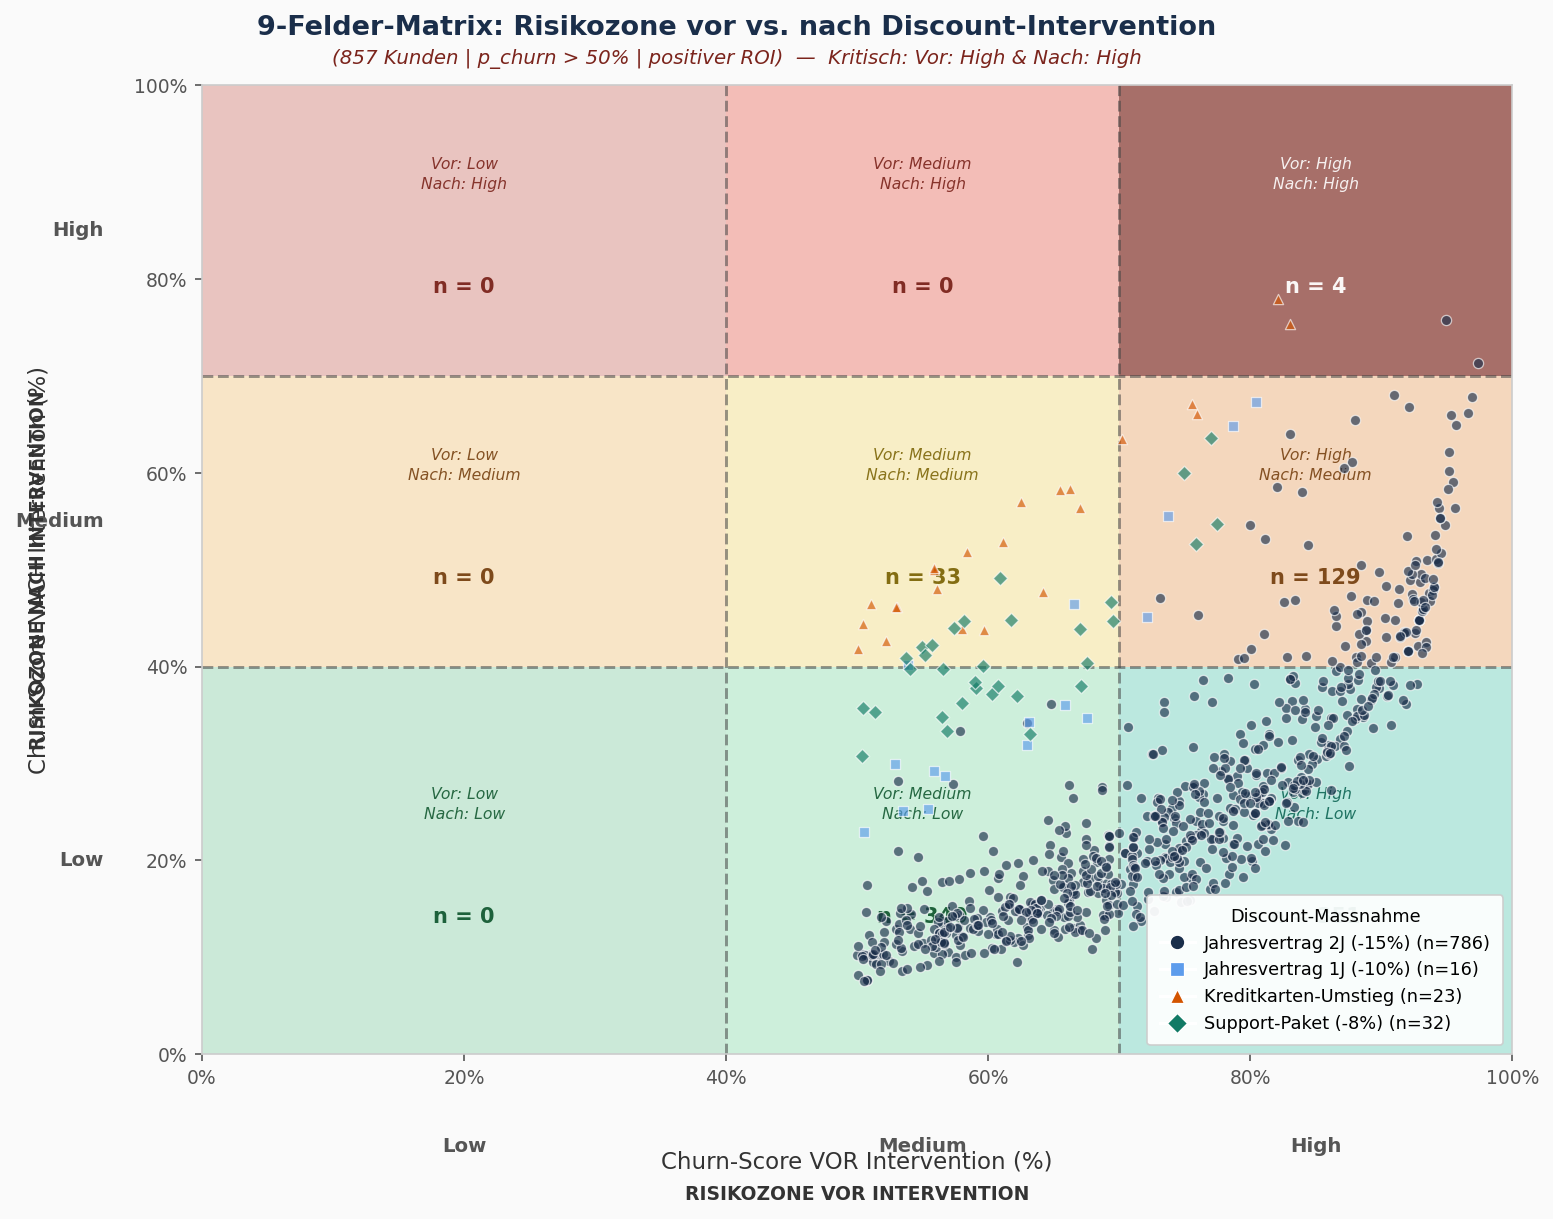

Reproduce this figure in Python.
import pandas as pd
import matplotlib.pyplot as plt
import matplotlib.patches as mpatches
from matplotlib.lines import Line2D
from pathlib import Path

BASE_DIR = Path(__file__).resolve().parent
CSV_PATH = BASE_DIR / "_Python-Analyse" / "07_Discount_Empfehlungen" / "outputs" / "discount_recommendations.csv"
OUT_PATH = BASE_DIR / "companion_chart.png"

recs = pd.read_csv(CSV_PATH)
df   = recs[(recs["p_churn_original"] > 0.5) & (recs["discount_id"] != "none")].copy()
print(f"Kunden im Chart: {len(df):,}")

LOW_MED  = 0.40
MED_HIGH = 0.70

def risk_band(p):
    if p < LOW_MED:    return "Low"
    elif p < MED_HIGH: return "Medium"
    else:              return "High"

df["zone_bef"] = df["p_churn_original"].apply(risk_band)
df["zone_aft"] = df["p_churn_after"].apply(risk_band)
df["zone"]     = df["zone_bef"] + "_" + df["zone_aft"]
zone_counts    = df["zone"].value_counts()

# ---------------------------------------------------------------------------
# 9-Felder-Farbschema: Vor x Nach
# Logik: Verbesserung = grün, gleichbleibend = gelb, Verschlechterung = rot
# High→High bekommt stärkstes Rot + höchste Alpha
# ---------------------------------------------------------------------------
RISK_LEVELS = ["Low", "Medium", "High"]

zone_config = {
    #  key               facecolor   alpha  text_color
    "Low_Low":      ("#27ae60", 0.22, "#145a32"),
    "Low_Medium":   ("#f39c12", 0.22, "#784212"),
    "Low_High":     ("#c0392b", 0.28, "#7b241c"),
    "Medium_Low":   ("#2ecc71", 0.22, "#145a32"),
    "Medium_Medium":("#f1c40f", 0.22, "#7d6608"),
    "Medium_High":  ("#e74c3c", 0.35, "#7b241c"),
    "High_Low":     ("#1abc9c", 0.28, "#0e6655"),
    "High_Medium":  ("#e67e22", 0.28, "#784212"),
    "High_High":    ("#7b241c", 0.65, "#ffffff"),  # dunkelrot, stark
}

x_bounds = {"Low": (0, LOW_MED), "Medium": (LOW_MED, MED_HIGH), "High": (MED_HIGH, 1.0)}
y_bounds = {"Low": (0, LOW_MED), "Medium": (LOW_MED, MED_HIGH), "High": (MED_HIGH, 1.0)}

# ---------------------------------------------------------------------------
# Figure
# ---------------------------------------------------------------------------
fig, ax = plt.subplots(figsize=(11, 9))
fig.patch.set_facecolor("#fafafa")
ax.set_facecolor("#fafafa")

# 9 farbige Rechtecke
for bef, (x0, x1) in x_bounds.items():
    for aft, (y0, y1) in y_bounds.items():
        key = f"{bef}_{aft}"
        fc, alpha, tc = zone_config[key]
        n = zone_counts.get(key, 0)

        rect = mpatches.Rectangle(
            (x0, y0), x1 - x0, y1 - y0,
            linewidth=0, facecolor=fc, alpha=alpha, zorder=0
        )
        ax.add_patch(rect)

        cx = (x0 + x1) / 2
        cy = (y0 + y1) / 2

        # Zonenbezeichnung
        ax.text(cx, cy + 0.058,
                f"Vor: {bef}\nNach: {aft}",
                ha="center", va="center", fontsize=7.5,
                color=tc, fontstyle="italic", alpha=0.90,
                linespacing=1.4, zorder=2)
        # Anzahl Kunden
        ax.text(cx, cy - 0.058,
                f"n = {n}",
                ha="center", va="center", fontsize=10,
                fontweight="bold", color=tc, alpha=0.95, zorder=2)

# Trennlinien (Raster)
for x in [LOW_MED, MED_HIGH]:
    ax.axvline(x, color="#444444", linewidth=1.4, linestyle="--", zorder=1, alpha=0.55)
for y in [LOW_MED, MED_HIGH]:
    ax.axhline(y, color="#444444", linewidth=1.4, linestyle="--", zorder=1, alpha=0.55)

# Risiko-Band-Labels an den Achsen (außerhalb des Plot-Bereichs)
ax.set_xlim(0, 1)
ax.set_ylim(0, 1)
for band, (lo, hi) in x_bounds.items():
    ax.text((lo + hi) / 2, -0.085, band,
            ha="center", va="top", fontsize=9.5, fontweight="bold",
            color="#555555", transform=ax.transData, clip_on=False)
for band, (lo, hi) in y_bounds.items():
    ax.text(-0.075, (lo + hi) / 2, band,
            ha="right", va="center", fontsize=9.5, fontweight="bold",
            color="#555555", transform=ax.transData, clip_on=False)

# Achsenbeschriftungs-Header
ax.text(0.5, -0.135, "RISIKOZONE VOR INTERVENTION",
        ha="center", va="top", fontsize=9, color="#333333",
        fontweight="bold", transform=ax.transAxes, clip_on=False)
ax.text(-0.125, 0.5, "RISIKOZONE NACH INTERVENTION",
        ha="center", va="center", fontsize=9, color="#333333",
        fontweight="bold", transform=ax.transAxes, rotation=90, clip_on=False)

# ---------------------------------------------------------------------------
# Scatter-Punkte je Discount-Gruppe
# ---------------------------------------------------------------------------
groups = [
    {"id": "contract_2y",    "label": "Jahresvertrag 2J (-15%)",       "color": "#1a2e4a", "marker": "o"},
    {"id": "contract_1y",    "label": "Jahresvertrag 1J (-10%)",       "color": "#5d9cec", "marker": "s"},
    {"id": "payment_switch", "label": "Kreditkarten-Umstieg",          "color": "#d35400", "marker": "^"},
    {"id": "support_bundle", "label": "Support-Paket (-8%)",           "color": "#117a65", "marker": "D"},
    {"id": "senior_care",    "label": "Senior-Betreuungspaket (-12%)", "color": "#7d3c98", "marker": "P"},
]

for g in groups:
    sub = df[df["discount_id"] == g["id"]]
    if len(sub) == 0:
        continue
    ax.scatter(
        sub["p_churn_original"], sub["p_churn_after"],
        c=g["color"], marker=g["marker"],
        s=24, alpha=0.65, linewidths=0.6, edgecolors="white",
        label=f"{g['label']} (n={len(sub)})",
        zorder=5,
    )

# ---------------------------------------------------------------------------
# Achsen-Formatierung
# ---------------------------------------------------------------------------
ax.xaxis.set_major_formatter(plt.FuncFormatter(lambda v, _: f"{v:.0%}"))
ax.yaxis.set_major_formatter(plt.FuncFormatter(lambda v, _: f"{v:.0%}"))
ax.set_xlabel("Churn-Score VOR Intervention (%)", fontsize=11, labelpad=30, color="#333333")
ax.set_ylabel("Churn-Score NACH Intervention (%)", fontsize=11, labelpad=40, color="#333333")
ax.tick_params(colors="#555555", labelsize=9)
for spine in ax.spines.values():
    spine.set_edgecolor("#cccccc")
ax.grid(False)

# ---------------------------------------------------------------------------
# Legende (Discount-Gruppen)
# ---------------------------------------------------------------------------
legend_elements = [
    Line2D([0], [0], marker=g["marker"], color="w",
           markerfacecolor=g["color"], markersize=7,
           markeredgewidth=0.6, markeredgecolor="white",
           label=f"{g['label']} (n={len(df[df['discount_id']==g['id']])})")
    for g in groups if len(df[df["discount_id"] == g["id"]]) > 0
]
legend = ax.legend(handles=legend_elements, loc="lower right", fontsize=8.5,
                   framealpha=0.93, edgecolor="#cccccc", facecolor="white",
                   borderpad=0.7, handletextpad=0.5, labelspacing=0.5,
                   title="Discount-Massnahme", title_fontsize=8.5)
legend.get_frame().set_linewidth(0.8)

# ---------------------------------------------------------------------------
# Titel
# ---------------------------------------------------------------------------
fig.text(0.5, 0.985,
         "9-Felder-Matrix: Risikozone vor vs. nach Discount-Intervention",
         ha="center", va="top", fontsize=13, fontweight="bold", color="#1a2e4a")
fig.text(0.5, 0.960,
         f"({len(df)} Kunden | p_churn > 50% | positiver ROI)"
         "  —  Kritisch: Vor: High & Nach: High",
         ha="center", va="top", fontsize=9.5, color="#7b241c", fontstyle="italic")

# ---------------------------------------------------------------------------
# Speichern
# ---------------------------------------------------------------------------
plt.tight_layout(rect=[0.05, 0.08, 1, 0.955])
plt.savefig(OUT_PATH, dpi=150, bbox_inches="tight", facecolor=fig.get_facecolor())
plt.show()
print(f"\nGespeichert: {OUT_PATH}")
print("9-Felder-Verteilung:")
for bef in RISK_LEVELS:
    for aft in RISK_LEVELS:
        key = f"{bef}_{aft}"
        print(f"  Vor {bef:6s} -> Nach {aft:6s}: {zone_counts.get(key, 0):4d}")
